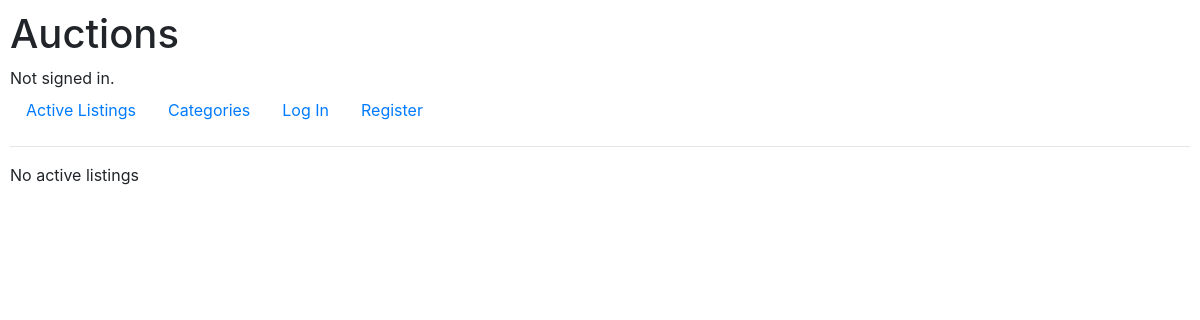
Before: /subcategories?name=Tech with the older database file.
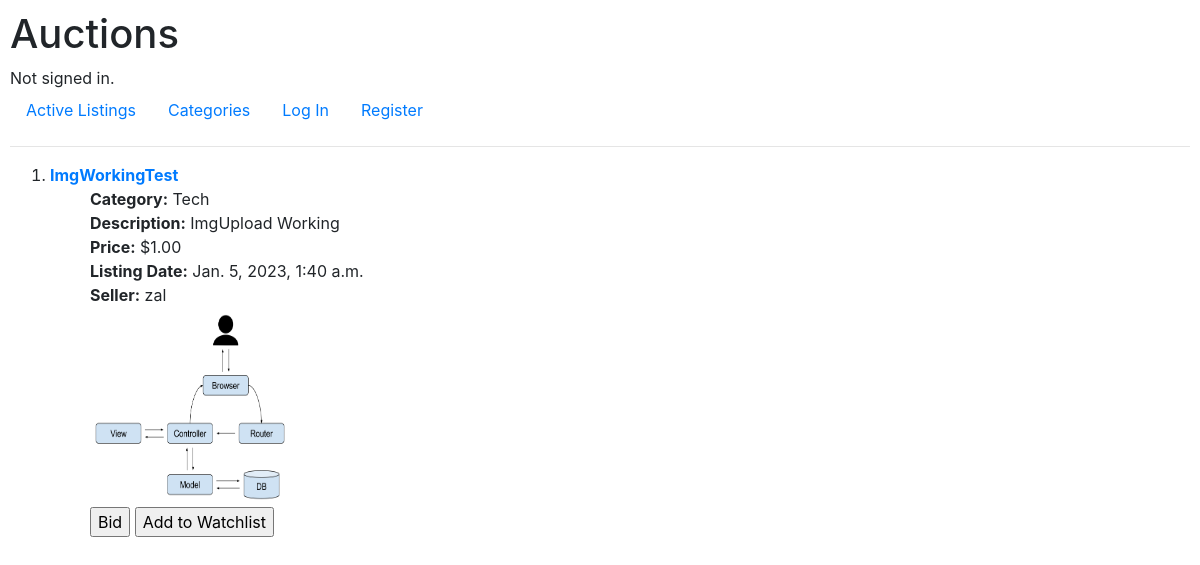
After: the same page with the newer database file.
### auctions/models.py (models this page shows, shortened)
class Listings(models.Model):
    item_name = models.CharField(unique=False, max_length=255)
    description = models.TextField()
    category = models.CharField(max_length=255, default="None", unique=False)
    price = models.DecimalField(max_digits = 14, decimal_places=2, null=False, blank=True, default=0)
    date_created = models.DateTimeField(auto_now=True)
    image = models.ImageField(upload_to='images/', blank=True, null=True)
    owner = models.CharField(unique=False, max_length=255)

### auctions/views.py (the view)
# urls.py: path("subcategories", views.subcategories, name="subcategories"),
def subcategories(request):
    temp_list = []
    name = request.GET['name']
    print(name)
    queries = Listings.objects.filter(category=name)
    return render(request, "subcategories.html", {
        "data" : queries
    })

### auctions/templates/subcategories.html
{% extends "layout.html" %}
{% block body %}
{% if data %}
    <div>
        <ol>
            {% for dat in data %}
            <li><b><a href="{% url 'listings' %}">{{ dat.item_name }}</a></b></li>
            <ul>
                <li><strong>Category:</strong> {{ dat.category }}</li>
                <li><strong>Description:</strong> {{ dat.description }} </li>
                <li><strong>Price:</strong> ${{ dat.price }}</li>
                <li><strong>Listing Date:</strong> {{dat.date_created}} </li>
                <li><strong>Seller:</strong> {{ dat.owner }} </li>
                <img src= http://127.0.0.1:8000/media/{{dat.image}} width="200" height="200"/>
                <br>
                <input type="submit" value="Bid" name="Bid"/>
                <input type="submit" value="Add to Watchlist" name="Watchlist"/>
            </ul>
            {% endfor %}
        </ol>
    </div>
{% else %}
    No active listings
{% endif %}
{% endblock %}

Changed rows visible on the page:
now on this page (row edited): Listings: item_name "ImgWorkingTest", category "Tech", description "ImgUpload Working", price "1.00", date_created "Jan. 5, 2023, 1:40 a.m.", owner "zal", image (picture)
Other visible differences:
text no longer shown: "No active listings"
